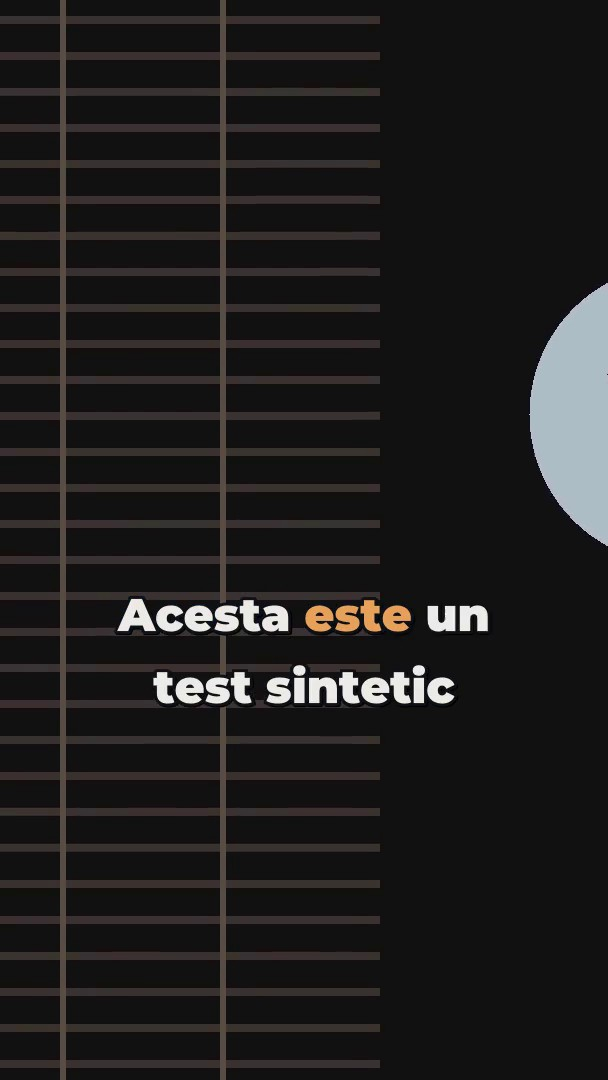
#> input picture examples/s59-shorts-frames/face-caption.jpg, 608 x 1080 px
$ python -i reframe.py   (imports and definitions only)
#> lines starting #> are read from the running program, lines starting #| are printed output that depends on the picture
#!/usr/bin/env python3
# SPDX-License-Identifier: AGPL-3.0-or-later
"""Follow the subject of a clip with a moving crop window and write a crop path.

Usage:
    python scripts/reframe.py --video CLIP.mp4
    python scripts/reframe.py --video CLIP.mp4 --out path.json --aspect 9:16 --json
    python scripts/reframe.py --video CLIP.mp4 --start 10 --end 40 --sample-fps 4

Samples the clip, detects faces with OpenCV YuNet per sample, tracks the subject
between detections with TrackerMIL, falls back to a saliency map when no face is
in frame, smooths the crop centre (no jumps, limited speed) and writes a crop
path JSON validated against ``schemas/reframe.schema.json``: one point per
sample with the crop window's top-left corner in source pixels for the requested
aspect (9:16 by default). The YuNet model downloads once to
``~/.cache/yt-pipeline/models/`` and never into the repository. Sources are
read-only; the output is written atomically. Makes no LLM calls.
"""

import argparse
import json
import math
import os
import sys
import time
from datetime import datetime, timezone
from pathlib import Path

import cv2
import numpy as np

from common.faces import (
    DEFAULT_MODEL_PATH,
    FacesError,
    detect_faces,
    ensure_model,
    make_detector,
)
from common.exit_codes import EXIT_OK, EXIT_RUNTIME, EXIT_USAGE
from common.errors import report_error
from common.schema import SchemaError, validate_or_raise
from common.summary import summary_fields

REPO_ROOT = Path(__file__).resolve().parents[1]
SUBJECT_GATE = 0.5
SALIENCY_SIZE = 64
SALIENCY_PEAK = 0.6
WAKE_BAND = 0.25
WAKE_WEIGHT = 0.3
HOLD_DECAY = 0.85
JUMP_FRACTION = 0.35
SOURCES = ("face", "track", "saliency", "hold")


class ReframeError(RuntimeError):
    """Raised when a crop path cannot be produced."""


class ReframeRuntimeError(ReframeError):
    """Raised when a frame cannot be decoded after the video opened."""


# [94 lines left out: functions build_parser, parse_aspect, crop_size, sample_times, pick_subject, not called in this run]


def spectral_saliency(gray):
    """Spectral residual saliency map of a grayscale frame, min-max normalised."""
    small = cv2.resize(gray, (SALIENCY_SIZE, SALIENCY_SIZE), interpolation=cv2.INTER_AREA).astype(np.float32)
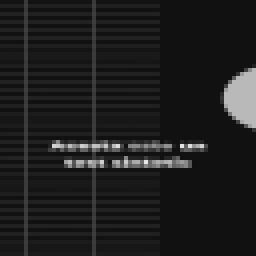
#> small: shape (64, 64) float32 (shown 4 times larger); min 16, max 229, mean 30.1
    spectrum = np.fft.fft2(small)
    log_amplitude = np.log1p(np.abs(spectrum))
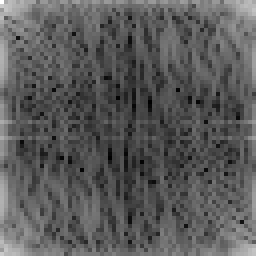
#> log_amplitude: shape (64, 64) float64 (shown 4 times larger); min 3.51, max 11.72, mean 6.43; drawn with min black and max white
    residual = log_amplitude - cv2.blur(log_amplitude, (3, 3))
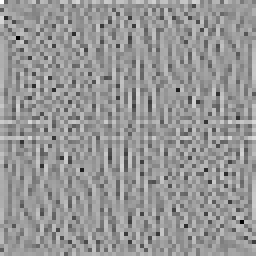
#> residual: shape (64, 64) float64 (shown 4 times larger); min -2.74, max 1.89, mean 0.0103; drawn with min black and max white
    saliency = np.abs(np.fft.ifft2(np.exp(residual + 1j * np.angle(spectrum)))) ** 2
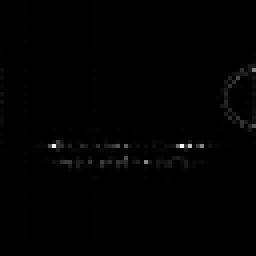
#> saliency: shape (64, 64) float64 (shown 4 times larger); min 6.09e-10, max 0.0589, mean 0.00037; drawn with min black and max white
    saliency = cv2.GaussianBlur(saliency, (9, 9), 2.5)
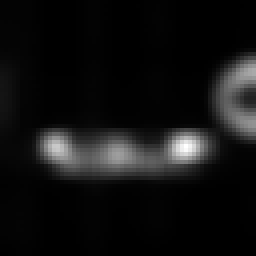
#> saliency: shape (64, 64) float64 (shown 4 times larger); min 1.16e-06, max 0.00512, mean 0.000359; drawn with min black and max white
    return _normalize(saliency)


# [8 lines left out: function motion_saliency, not called in this run]


def _normalize(map_):
    low = float(map_.min())
#> low = 1.16e-06
    high = float(map_.max())
#> high = 0.00512
    if high - low <= 1e-6:
        return np.zeros_like(map_)
    return (map_ - low) / (high - low)


# [353 lines left out: functions saliency_centre, smooth_path, crop_points, clamp_box, fallback_target, steady_targets and 6 more, not called in this run]


# [2 lines not run here, left out]

>>> import cv2
>>> picture = cv2.imread('../examples/s59-shorts-frames/face-caption.jpg', cv2.IMREAD_GRAYSCALE)
>>> result = spectral_saliency(picture)

$ run again, on examples/s59-shorts-frames/split-caption.jpg
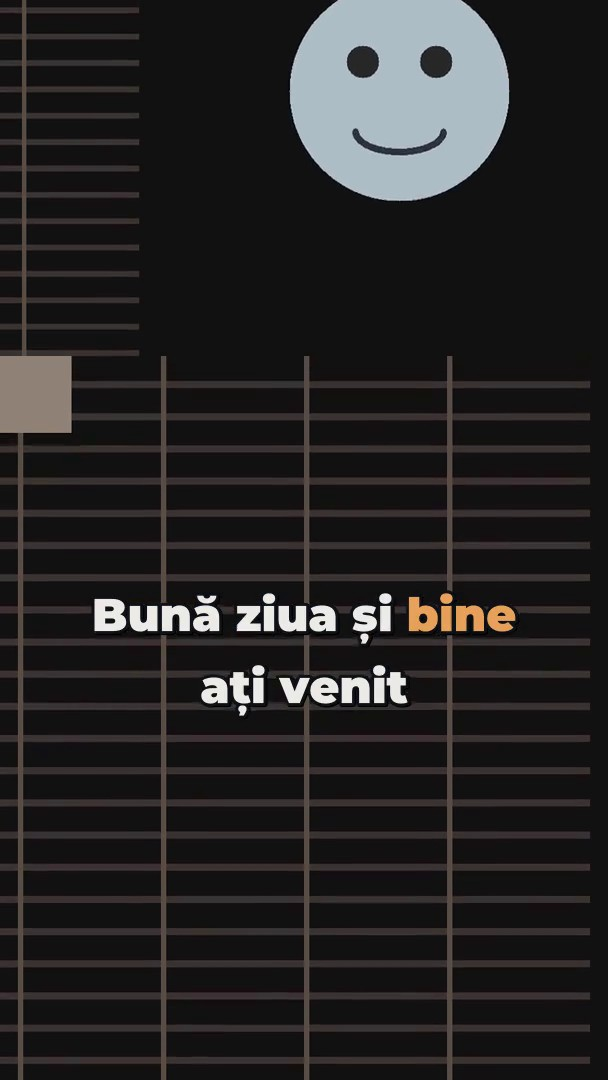
#> input picture examples/s59-shorts-frames/split-caption.jpg, 608 x 1080 px
#> in spectral_saliency, `residual = log_amplitude - cv2.blur(log_amplitude, (3, 3))`:
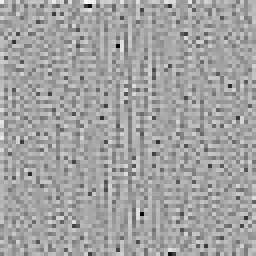
#> residual: shape (64, 64) float64 (shown 4 times larger); min -3.75, max 2.13, mean 0.00795; drawn with min black and max white
#> in spectral_saliency, `saliency = cv2.GaussianBlur(saliency, (9, 9), 2.5)`:
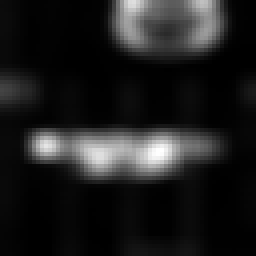
#> saliency: shape (64, 64) float64 (shown 4 times larger); min 1.02e-05, max 0.00358, mean 0.00043; drawn with min black and max white
#> low = 1.02e-05
#> high = 0.00358
